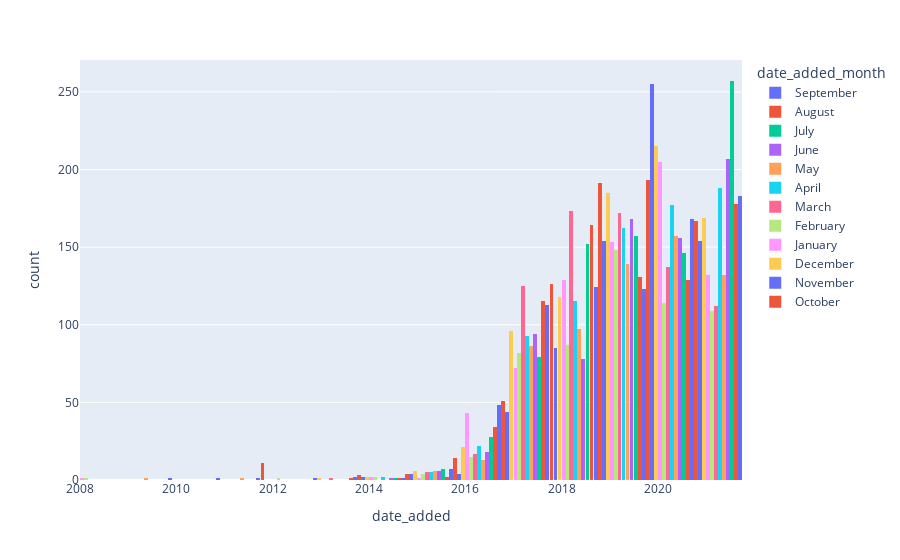

Here is the notebook cell this chart was saved with:
### Code cell
px.histogram(data_import_copy, x="date_added", color = "date_added_month") # what year has the highest number of movie or series added using plotly library

### Figure 1 — Plotly figure (JSON) as saved in the notebook; plotly's stock layout.template omitted (floating-point values rounded to 4 significant figures; data arrays with more than 128 entries replaced by an {"elided": "..."} marker saying what was removed)
{"data": [{"alignmentgroup": "True", "bingroup": "x", "hovertemplate": "date_added_month=September<br>date_added=%{x}<br>count=%{y}<extra></extra>", "legendgroup": "September", "marker": {"color": "#636efa", "pattern": {"shape": ""}}, "name": "September", "offsetgroup": "September", "orientation": "v", "showlegend": true, "type": "histogram", "x": {"elided": "770 str values"}, "xaxis": "x", "yaxis": "y"}, {"alignmentgroup": "True", "bingroup": "x", "hovertemplate": "date_added_month=August<br>date_added=%{x}<br>count=%{y}<extra></extra>", "legendgroup": "August", "marker": {"color": "#EF553B", "pattern": {"shape": ""}}, "name": "August", "offsetgroup": "August", "orientation": "v", "showlegend": true, "type": "histogram", "x": {"elided": "755 str values"}, "xaxis": "x", "yaxis": "y"}, {"alignmentgroup": "True", "bingroup": "x", "hovertemplate": "date_added_month=July<br>date_added=%{x}<br>count=%{y}<extra></extra>", "legendgroup": "July", "marker": {"color": "#00cc96", "pattern": {"shape": ""}}, "name": "July", "offsetgroup": "July", "orientation": "v", "showlegend": true, "type": "histogram", "x": {"elided": "827 str values"}, "xaxis": "x", "yaxis": "y"}, {"alignmentgroup": "True", "bingroup": "x", "hovertemplate": "date_added_month=June<br>date_added=%{x}<br>count=%{y}<extra></extra>", "legendgroup": "June", "marker": {"color": "#ab63fa", "pattern": {"shape": ""}}, "name": "June", "offsetgroup": "June", "orientation": "v", "showlegend": true, "type": "histogram", "x": {"elided": "728 str values"}, "xaxis": "x", "yaxis": "y"}, {"alignmentgroup": "True", "bingroup": "x", "hovertemplate": "date_added_month=May<br>date_added=%{x}<br>count=%{y}<extra></extra>", "legendgroup": "May", "marker": {"color": "#FFA15A", "pattern": {"shape": ""}}, "name": "May", "offsetgroup": "May", "orientation": "v", "showlegend": true, "type": "histogram", "x": {"elided": "632 str values"}, "xaxis": "x", "yaxis": "y"}, {"alignmentgroup": "True", "bingroup": "x", "hovertemplate": "date_added_month=April<br>date_added=%{x}<br>count=%{y}<extra></extra>", "legendgroup": "April", "marker": {"color": "#19d3f3", "pattern": {"shape": ""}}, "name": "April", "offsetgroup": "April", "orientation": "v", "showlegend": true, "type": "histogram", "x": {"elided": "764 str values"}, "xaxis": "x", "yaxis": "y"}, {"alignmentgroup": "True", "bingroup": "x", "hovertemplate": "date_added_month=March<br>date_added=%{x}<br>count=%{y}<extra></extra>", "legendgroup": "March", "marker": {"color": "#FF6692", "pattern": {"shape": ""}}, "name": "March", "offsetgroup": "March", "orientation": "v", "showlegend": true, "type": "histogram", "x": {"elided": "742 str values"}, "xaxis": "x", "yaxis": "y"}, {"alignmentgroup": "True", "bingroup": "x", "hovertemplate": "date_added_month=February<br>date_added=%{x}<br>count=%{y}<extra></extra>", "legendgroup": "February", "marker": {"color": "#B6E880", "pattern": {"shape": ""}}, "name": "February", "offsetgroup": "February", "orientation": "v", "showlegend": true, "type": "histogram", "x": {"elided": "563 str values"}, "xaxis": "x", "yaxis": "y"}, {"alignmentgroup": "True", "bingroup": "x", "hovertemplate": "date_added_month=January<br>date_added=%{x}<br>count=%{y}<extra></extra>", "legendgroup": "January", "marker": {"color": "#FF97FF", "pattern": {"shape": ""}}, "name": "January", "offsetgroup": "January", "orientation": "v", "showlegend": true, "type": "histogram", "x": {"elided": "738 str values"}, "xaxis": "x", "yaxis": "y"}, {"alignmentgroup": "True", "bingroup": "x", "hovertemplate": "date_added_month=December<br>date_added=%{x}<br>count=%{y}<extra></extra>", "legendgroup": "December", "marker": {"color": "#FECB52", "pattern": {"shape": ""}}, "name": "December", "offsetgroup": "December", "orientation": "v", "showlegend": true, "type": "histogram", "x": {"elided": "813 str values"}, "xaxis": "x", "yaxis": "y"}, {"alignmentgroup": "True", "bingroup": "x", "hovertemplate": "date_added_month=November<br>date_added=%{x}<br>count=%{y}<extra></extra>", "legendgroup": "November", "marker": {"color": "#636efa", "pattern": {"shape": ""}}, "name": "November", "offsetgroup": "November", "orientation": "v", "showlegend": true, "type": "histogram", "x": {"elided": "705 str values"}, "xaxis": "x", "yaxis": "y"}, {"alignmentgroup": "True", "bingroup": "x", "hovertemplate": "date_added_month=October<br>date_added=%{x}<br>count=%{y}<extra></extra>", "legendgroup": "October", "marker": {"color": "#EF553B", "pattern": {"shape": ""}}, "name": "October", "offsetgroup": "October", "orientation": "v", "showlegend": true, "type": "histogram", "x": {"elided": "760 str values"}, "xaxis": "x", "yaxis": "y"}], "layout": {"barmode": "relative", "legend": {"title": {"text": "date_added_month"}, "tracegroupgap": 0}, "margin": {"t": 60}, "xaxis": {"anchor": "y", "domain": [0, 1], "title": {"text": "date_added"}}, "yaxis": {"anchor": "x", "domain": [0, 1], "title": {"text": "count"}}}}
